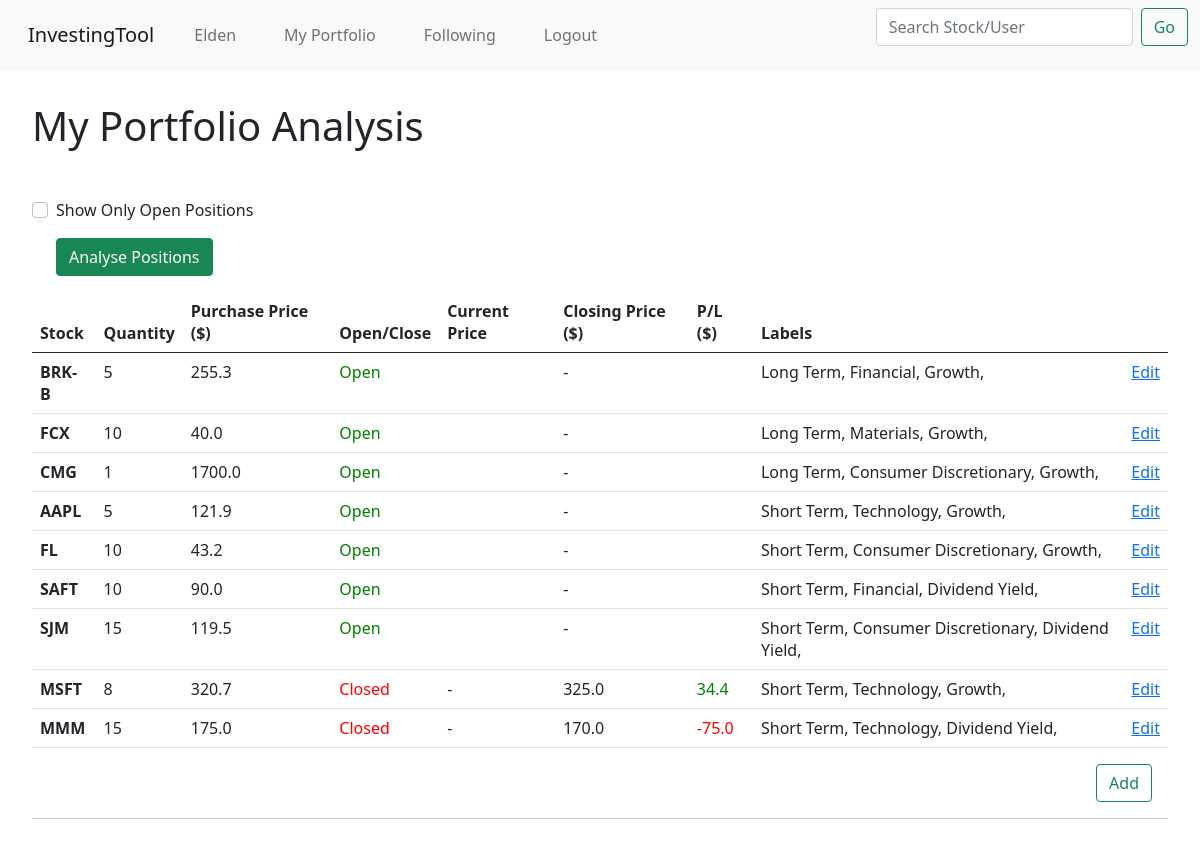
The page /myPortfolio (signed in) on the database its author committed.
### investing/models.py (models this page shows, shortened)
class User(AbstractUser):
    following = models.ManyToManyField('self', related_name="followers", symmetrical=False, blank=True)
    watchlist = models.ManyToManyField(Stock, blank=True, related_name="users_watching")
    assets = models.ManyToManyField(Stock, blank=True, related_name="assets", through="Holding")

class Holding(models.Model):
    stock = models.ForeignKey(Stock, on_delete=models.CASCADE, null=True)
    user = models.ForeignKey(User, on_delete=models.CASCADE, null=True, related_name="holdings")
    quantity = models.IntegerField()
    ave_price = models.FloatField()
    close = models.BooleanField(default=False)
    closing_price = models.FloatField(null=True)
    category = models.ManyToManyField(Category, blank=True, related_name="holdings", through="Label")
    class Meta:
        verbose_name_plural = 'Positions'
    def closing_pl(self):
        if self.closing_price:
            return round((self.closing_price - self.ave_price) * self.quantity, 2)
        else:
            return None

class Stock(models.Model):
    symbol = models.CharField(max_length=8)
    def __str__(self):
        return self.symbol

class Label(models.Model):
    holding = models.ForeignKey(Holding, on_delete=models.CASCADE, null=True, related_name="labels")
    category = models.ForeignKey(Category, on_delete=models.CASCADE, null=True)
    label = models.CharField(max_length=64)
    def __str__(self):
        return self.label

### investing/views.py (the view)
# urls.py: path("myPortfolio", views.portfolio, name="portfolio"),
@login_required
def portfolio(request):
    open_positions = []
    closed_positions = []
    for holding in request.user.holdings.all():
        if holding.close:
            closed_positions.append(holding)
        else:
            open_positions.append(holding)
    return render(request, "investing/portfolio.html", {
        "open_positions": open_positions,
        "closed_positions": closed_positions,
    })

### investing/templates/investing/portfolio.html (shortened to what this page needs)
{% extends "investing/layout.html" %}
{% load static %}
{% block script %}
    <link rel="stylesheet" href="{% static 'investing/portfolio.css' %}" />
{% endblock %}
{% block body %}
    <h1>My Portfolio Analysis</h1>
    <div id="portfolio_container">
        <div class="form-check mt-5">
            <input class="form-check-input" type="checkbox" id="check">
            <div>
                <label class="form-check-label" for="check">
                    Show Only Open Positions
                </label>
            </div>
            <div class="mt-3">
                <button class="btn btn-success" type="button" id="analyse">Analyse Positions</button>
            </div>
        </div>
        <div class="table-responsive mt-3" style="width:100%;">
            <table class="table table-hover">
                <thead>
                    <tr>
                        <th scope="col">Stock</th>
                        <th scope="col">Quantity</th>
                        <th scope="col">Purchase Price ($)</th>
                        <th scope="col">Open/Close</th>
                        <th scope="col">Current Price</th>
                        <th scope="col">Closing Price ($)</th>
                        <th scope="col">P/L ($)</th>
                        <th class="col">Labels</th>
                        <th scope="col"></th>
                    </tr>
                </thead>
                <tbody>
                    {% for holding in open_positions %}
                        <tr class="holding open_holding">
                            <th class="stock">{{ holding.stock }}</th>
                            <td class="quantity">{{ holding.quantity }}</td>
                            <td class="ave_price">{{ holding.ave_price }}</td>
                            <td class="open_close" style="color:green;">Open</td>
                            <td class="currentPrice"></td>
                            <td class="sellingPrice">-</td>
                            <td class="pl"></td>
                            <td class="labels">
                                {% for label in holding.labels.all %}
                                    <span>{{label}},</span>
                                {% endfor %}
                            </td>
                            <td><a href="#" type="button" class="edit" data-id="{{holding.id}}" data-stock="{{holding.stock.symbol}}" data-quantity="{{holding.quantity}}" data-price="{{holding.ave_price}}">Edit</a></td>
                        </tr>
                    {% endfor %}
                    {% for holding in closed_positions %}
                        <tr class="holding closed_holding closed_not_empty">
                            <th class="stock">{{ holding.stock }}</th>
                            <td class="quantity">{{ holding.quantity }}</td>
                            <td class="ave_price">{{ holding.ave_price }}</td>
                            <td class="open_close" style="color:red;">Closed</td>
                            <td class="currentPrice">-</td>
                            <td class="sellingPrice">{{ holding.closing_price }}</td>
                            {% if holding.closing_pl >= 0 %}
                                <td class="pl" style="color:green;">{{ holding.closing_pl }}</td>
                            {% else %}
                                <td class="pl" style="color:red;">{{ holding.closing_pl }}</td>
                            {% endif %}
                            <td class="labels">
                                {% for label in holding.labels.all %}
                                    <span>{{label}},</span>
                                {% endfor %}
                            </td>
                            <td><a href="#" type="button" class="edit" data-id="{{holding.id}}" data-stock="{{holding.stock.symbol}}" data-close="{{holding.close}}" data-closingprice="{{holding.closing_price}}" data-quantity="{{holding.quantity}}" data-price="{{holding.ave_price}}">Edit</a></td>
                        </tr>
                    {% endfor %}
                </tbody>
            </table>
        </div>
        <div style="text-align: right;">
            <button id="add" class="btn btn-outline-success me-3" type="submit">Add</button>
        </div>
        <hr class="mt-3 mb-5"/>
    </div>
{% endblock %}

### investing/templates/investing/layout.html (shortened to what this page needs)
{% load static %}
<html lang="en">
    <head>
        <link href="https://cdn.jsdelivr.net/npm/bootstrap@5.0.0-beta3/dist/css/bootstrap.min.css" rel="stylesheet">
        <link rel="stylesheet" href="https://cdn.jsdelivr.net/npm/bootstrap-icons@1.4.1/font/bootstrap-icons.css">
        <link rel="stylesheet" href="{% static 'investing/layout.css' %}" />
        {% block script %}
        {% endblock %}
    </head>
    <body>
        <nav class="navbar navbar-expand-sm navbar-light bg-light">
            <div class="container-fluid">
                <a class="navbar-brand mx-3" href="{% url 'index' %}">InvestingTool</a>
                <div class="collapse navbar-collapse" id="navbarSupportedContent">
                    <ul class="navbar-nav me-auto mb-lg-0">
                        {% if user.is_authenticated %}
                            <li class="nav-item mt-auto">
                                <a class="nav-link mx-3" aria-current="page" href="{% url 'view_user' username=user.username %}">{{user.username}}</a>
                            </li>
                            <li class="nav-item">
                                <a class="nav-link mx-3" href="{% url 'portfolio' %}">My Portfolio</a>
                            </li>
                        {% endif %}
                        {% if user.is_authenticated %}
                            <li class="nav-item">
                                <a class="nav-link mx-3" href="{% url 'following' %}">Following</a>
                            </li>
                            <li class="nav-item">
                                <a class="nav-link mx-3" href="{% url 'logout' %}">Logout</a>
                            </li>
                        {% endif %}
                    </ul>
                    <form class="d-flex mr-5" action="{% url 'search' %}" method="get">
                        <input name="q" class="form-control me-2" type="search" autocomplete="off" placeholder="Search Stock/User" aria-label="Search">
                        <button class="btn btn-outline-success" type="submit">Go</button>
                    </form>
                </div>
            </div>
        </nav>
        <div id="container">
            {% block body %}
            {% endblock %}
        </div>
    </body>
</html>

### investing/static/investing/layout.css (style rules this page uses)
#container { margin: 2em 2em 2em 2em; }

### rows shown on the page
User: username "Elden"
Holding: stock "BRK-B", quantity "5", ave_price "255.3"
Label: label "Long Term"
Label: label "Financial"
Label: label "Growth"
Holding: stock "FCX", quantity "10", ave_price "40.0"
Label: label "Long Term"
Label: label "Materials"
Label: label "Growth"
Holding: stock "CMG", quantity "1", ave_price "1700.0"
Label: label "Long Term"
Label: label "Consumer Discretionary"
Label: label "Growth"
Holding: stock "AAPL", quantity "5", ave_price "121.9"
Label: label "Short Term"
Label: label "Technology"
Label: label "Growth"
Holding: stock "FL", quantity "10", ave_price "43.2"
Label: label "Short Term"
Label: label "Consumer Discretionary"
Label: label "Growth"
Holding: stock "SAFT", quantity "10", ave_price "90.0"
Label: label "Short Term"
Label: label "Financial"
Label: label "Dividend Yield"
Holding: stock "SJM", quantity "15", ave_price "119.5"
Label: label "Short Term"
Label: label "Consumer Discretionary"
Label: label "Dividend Yield"
Holding: stock "MSFT", quantity "8", ave_price "320.7", closing_price "325.0", closing_pl "34.4"
Label: label "Short Term"
Label: label "Technology"
Label: label "Growth"
Holding: stock "MMM", quantity "15", ave_price "175.0", closing_price "170.0", closing_pl "-75.0"
Label: label "Short Term"
Label: label "Technology"
Label: label "Dividend Yield"
